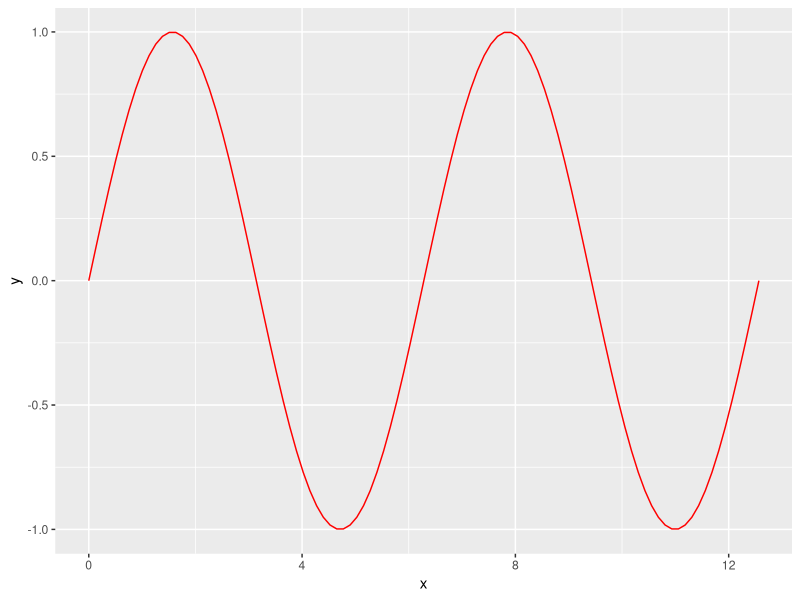
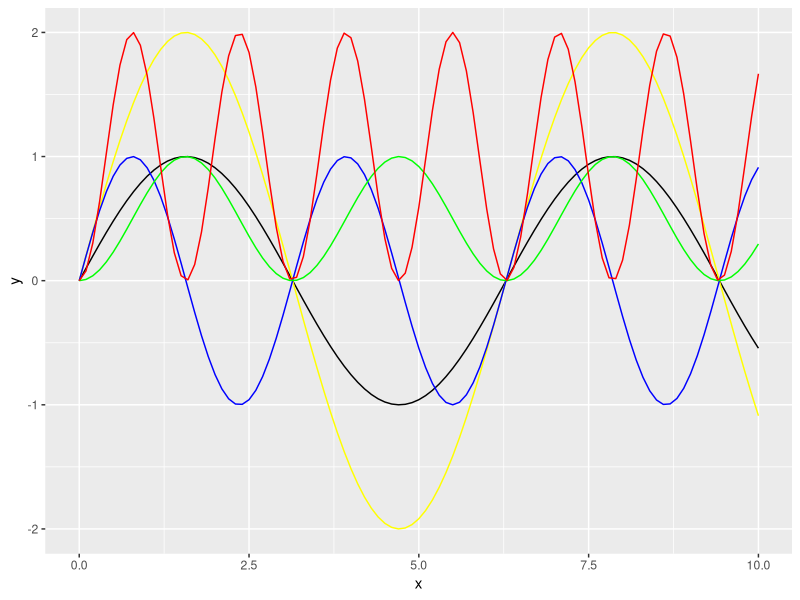

Here is the R script that generated these plots, in order:
## ---- chunk 1
require(ggplot2)
sin1 <- ggplot(data.frame(x = c(0, 4*pi)), aes(x))
sin1 + stat_function(fun = sin, colour = "red")
 
## ---- chunk 2
x <- seq(0, 2 * pi, 0.01)
y1 <- function(x){sin(x)}
y2 <- function(x){2*sin(x)}
y3 <- function(x){sin(2*x)}
y4 <- function(x){sin(x)^2}
y5 <- function(x){2*sin(2*x)^2}
f1 <- ggplot(data.frame(x = c(0, 10)), aes(x))
f1 + stat_function(fun = y1, colour = "black") + stat_function(fun = y2, colour = "yellow")+ stat_function(fun = y3, colour = "blue") + stat_function(fun = y4, colour = "green") + stat_function(fun = y5, colour = "red")
